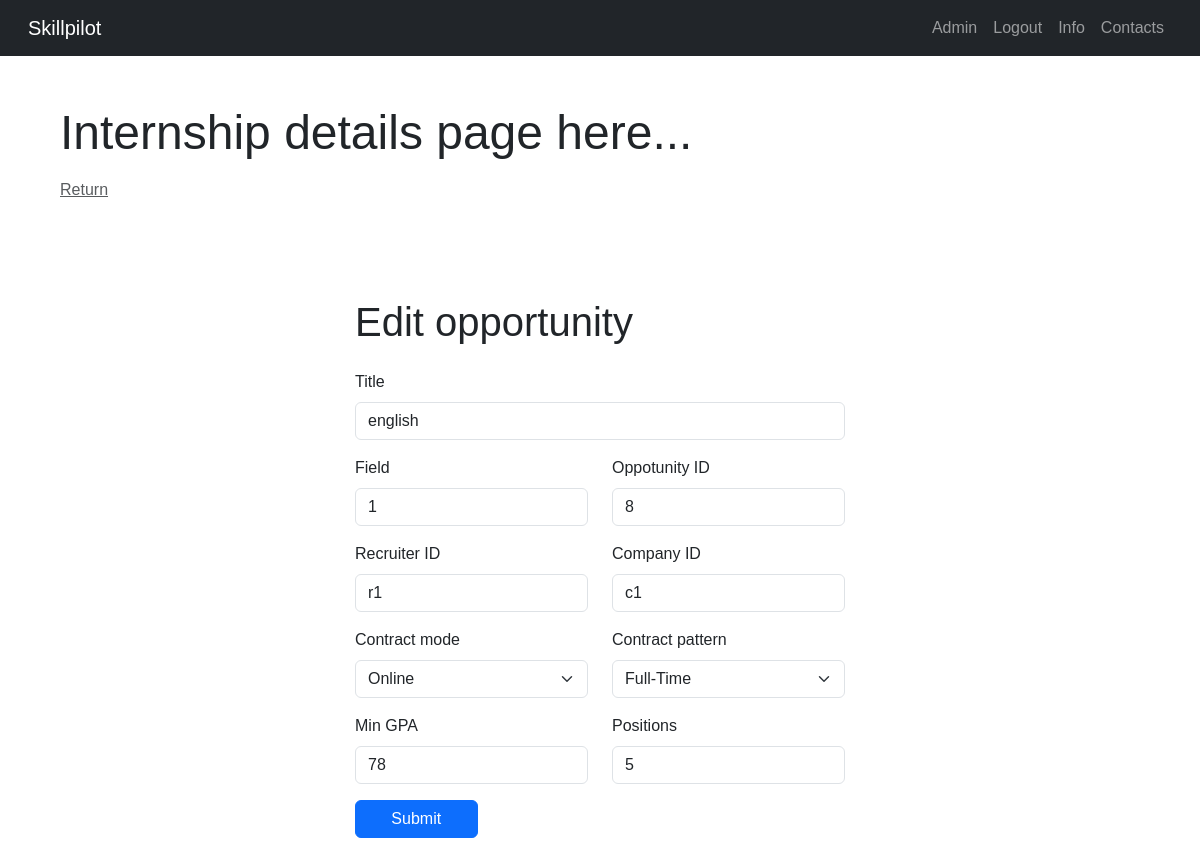
The app's page /internship-details/8/ (signed in), older data.
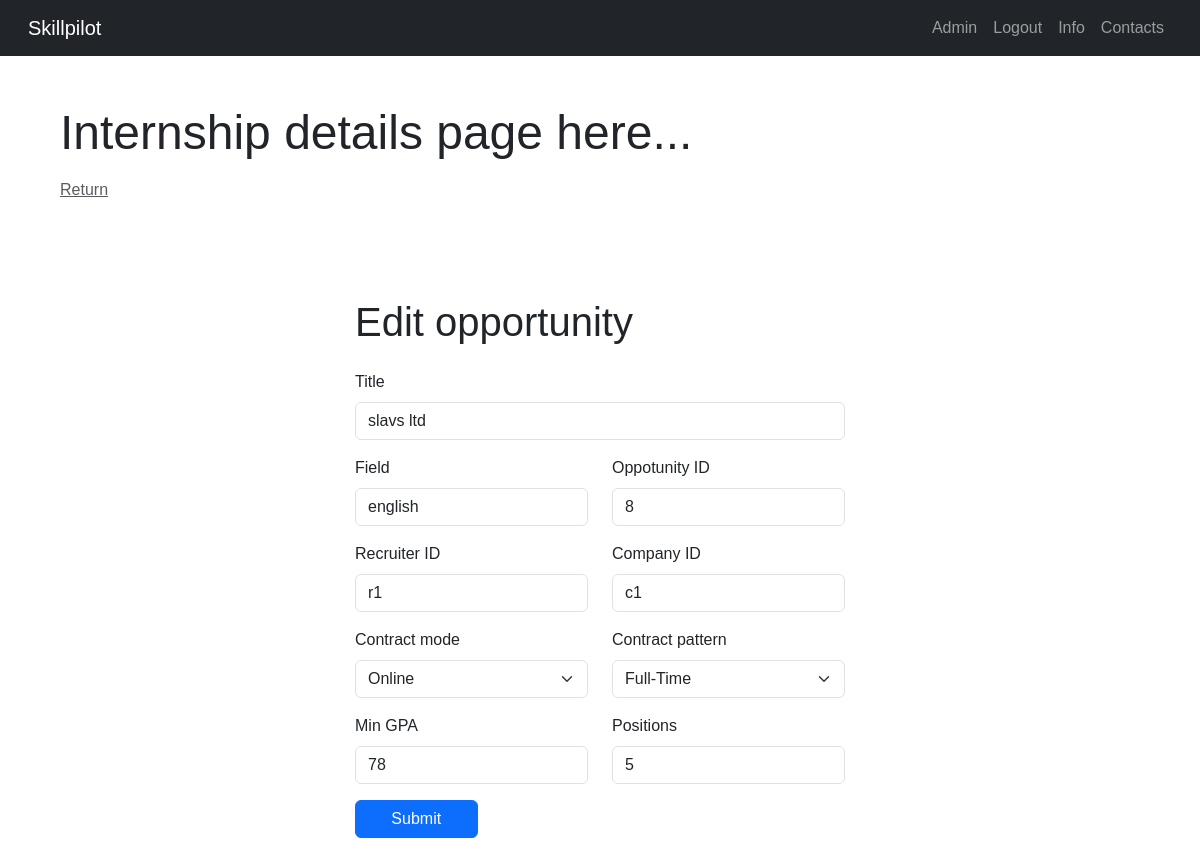
The same page, newer data.
### core/models.py (models this page shows)
class Internship(models.Model):
    class pattern(models.TextChoices):
        FULL_TIME = 'FT', _('Full-Time')
        PART_TIME = 'PT', _('Part-Time')
    class mode(models.TextChoices):
        ONLINE = 'online', _('Online')
        IN_PERSON = 'in-person', _('In-Person')
        HYBRID = 'hybrid', _('Hybrid')
    internshipID = models.CharField(max_length = 10, primary_key= True)
    companyID = models.ForeignKey('core.Company', on_delete = models.CASCADE)
    recruiterID = models.ForeignKey('core.Recruiter', on_delete = models.CASCADE)
    contractMode = models.CharField(max_length=10, choices= mode.choices)
    contractPattern = models.CharField(max_length = 2, choices= pattern.choices)
    numberPositions = models.SmallIntegerField()
    field = models.CharField(max_length = 20)
    title = models.CharField(max_length = 30)
    minGPA = models.SmallIntegerField()

### core/decorators.py (the view)
        def wrapper_func(request, *args, **kwargs):
            group = None
            if request.user.groups.exists():
                group = request.user.groups.all()[0].name
            if group in allowed_roles:
                return view_func(request, *args, **kwargs)
            else:
                return redirect('home')

### core/views.py (called while the page is built)
@login_required
@allowed_users(allowed_roles=['Admin'])
def internshipDetails(request, internshipID):
    internship = get_object_or_404(Internship, pk=internshipID)
    if request.method == 'POST':
        form = InternshipForm(request.POST, instance=internship)
        if form.is_valid():
            form.save()
    else:
        form = InternshipForm(instance=internship)
    context = {'form': form, 'internship': internship}
    return render(request, 'internship-details.html', context)

### core/templates/internship-details.html (shortened to what this page needs)
{% extends "base.html" %}
{% load static %}
{% block content %}
    <div class="container-fluid">
        <p class="display-5 mt-5 ms-5">Internship details page here...</p>
        <a class="text-muted mt-5 ms-5" href="{% url 'admin_page' %}">Return</a>
        <div class="row my-5 justify-content-center">
            <div class="col-md-auto mx-5">
                <h3 class="display-6 mt-5 mb-4">Edit opportunity</h3>
                <form method="POST" action="{% url 'internship-details' internship.internshipID %}" autocomplete="off" enctype="multipart/form-data">
                    <div class="mb-3">
                        <label for="titleInput" class="form-label">Title</label>
                        {{ form.title }}
                    </div>
                    <div class="row">
                        <div class="mb-3 col">
                            <label for="fieldInput" class="form-label">Field</label>
                            {{ form.field }}
                        </div>
                        <div class="mb-3 col">
                            <label for="internshipIDInput" class="form-label">Oppotunity ID</label>
                            {{ form.internshipID }}
                        </div>
                    </div>
                    <div class="row">
                        <div class="mb-3 col">
                            <label for="recruiterIDInput" class="form-label">Recruiter ID</label>
                            {{ form.recruiterID }}
                        </div>
                        <div class="mb-3 col">
                            <label for="companyIDInput" class="form-label">Company ID</label>
                            {{ form.companyID }}
                        </div>
                    </div>
                    <div class="row mb-3">
                        <div class="col">
                            <label for="contractmodeInput" class="form-label">Contract mode</label>
                            {{ form.contractMode }}
                        </div>
                        <div class="col">
                            <label for="contractpatternInput" class="form-label">Contract pattern</label>
                            {{ form.contractPattern }}
                        </div>
                    </div>
                    <div class="row mb-3">
                        <div class="col">
                            <label for="minGPAInput" class="form-label">Min GPA</label>
                            {{ form.minGPA }}
                        </div>
                        <div class="col">
                            <label for="numberPositionsInput" class="form-label">Positions</label>
                            {{ form.numberPositions }}
                        </div>
                    </div>
                    <div class="mb-3">
                        <button type="submit" class="btn btn-primary col-3">Submit</button>
                    </div>
                </form>
            </div>
        </div>
    </div>
{% endblock %}

### core/templates/base.html (shortened to what this page needs)
{% load static %}
<!DOCTYPE html>
<html lang="en">
  <head>
    <link
      href="https://cdn.jsdelivr.net/npm/bootstrap@5.3.3/dist/css/bootstrap.min.css"
      rel="stylesheet"
    />
    <link rel="stylesheet" href="{% static 'css/styles.css' %}" />
    <link href="{% static 'css/signin.css' %}" rel="stylesheet" />
  </head>
  <body>
    <nav class="navbar navbar-expand-lg navbar-dark bg-dark">
      <div class="container-fluid mx-3">
        <a class="navbar-brand" href="/">Skillpilot</a>
        <div class="collapse navbar-collapse" id="navLinks">
          <div class="ms-auto">
            <ul class="navbar-nav ml-auto">
              {% if user.is_authenticated %}
              <li class="nav-item">
                <a class="nav-link" href="{% url 'admin_page' %}">Admin</a>
              </li>
              <li class="nav-item">
                <a class="nav-link" href="{% url 'logout' %}">Logout</a>
              </li>
              {% else %}
              <li class="nav-item">
                <a class="nav-link" href="{% url 'Admin-login' %}">Admin</a>
              </li>
              {% endif %}
              <li class="nav-item">
                <a class="nav-link" href="https://www.abdn.ac.uk/">Info</a>
              </li>
              <li class="nav-item">
                <a class="nav-link" href="{% url 'contacts' %}">Contacts</a>
              </li>
            </ul>
          </div>
        </div>
      </div>
    </nav>
    {% block content %}{% endblock %}
  </body>
</html>

### core/static/css/styles.css (style rules this page uses)
* { margin: 0; padding: 0; box-sizing: border-box; font-family: Arial, Helvetica, sans-serif; box-sizing: border-box; }
nav ul { list-style-type: none; }
nav li a { text-decoration: none; align-items: center; font-weight: 500; color: white; }

### core/static/css/signin.css (style rules this page uses)
html, body { height: 100%; }

Row changes from the older to the newer data that the page shows:
changed Internship "english": title "english" → "slavs ltd"; field "1" → "english"
